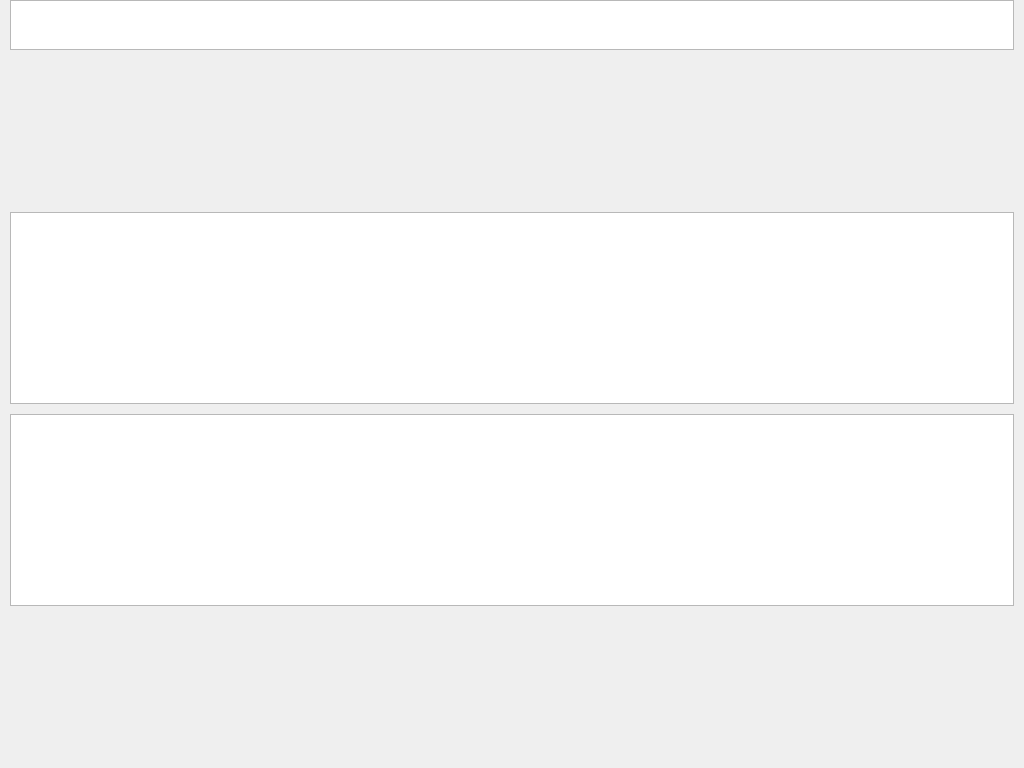
<?xml version="1.0" encoding="UTF-8"?>
<ui version="4.0">
 <class>Window</class>
 <widget class="QMainWindow" name="Window">
  <property name="geometry">
   <rect>
    <x>0</x>
    <y>0</y>
    <width>1024</width>
    <height>768</height>
   </rect>
  </property>
  <property name="windowTitle">
   <string>Window</string>
  </property>
  <widget class="QWidget" name="centralWidget">
   <layout class="QVBoxLayout" name="verticalLayout">
    <property name="spacing">
     <number>0</number>
    </property>
    <property name="leftMargin">
     <number>0</number>
    </property>
    <property name="topMargin">
     <number>0</number>
    </property>
    <property name="rightMargin">
     <number>0</number>
    </property>
    <property name="bottomMargin">
     <number>0</number>
    </property>
    <item>
     <widget class="QStackedWidget" name="stackedWidget">
      <widget class="QWidget" name="page">
       <property name="styleSheet">
        <string notr="true">#page
{
border-image: url(:/img/img/background.png);
}</string>
       </property>
       <layout class="QVBoxLayout" name="verticalLayout_2">
        <property name="spacing">
         <number>10</number>
        </property>
        <property name="sizeConstraint">
         <enum>QLayout::SetNoConstraint</enum>
        </property>
        <property name="leftMargin">
         <number>10</number>
        </property>
        <property name="topMargin">
         <number>0</number>
        </property>
        <property name="rightMargin">
         <number>10</number>
        </property>
        <property name="bottomMargin">
         <number>10</number>
        </property>
        <item>
         <widget class="Tittle" name="title">
          <property name="maximumSize">
           <size>
            <width>16777215</width>
            <height>50</height>
           </size>
          </property>
         </widget>
        </item>
        <item>
         <spacer name="verticalSpacer">
          <property name="orientation">
           <enum>Qt::Vertical</enum>
          </property>
          <property name="sizeHint" stdset="0">
           <size>
            <width>20</width>
            <height>40</height>
           </size>
          </property>
         </spacer>
        </item>
        <item>
         <widget class="LinkModel" name="linkModel_1">
          <property name="maximumSize">
           <size>
            <width>16777215</width>
            <height>700</height>
           </size>
          </property>
          <property name="lineWidth">
           <number>0</number>
          </property>
         </widget>
        </item>
        <item>
         <widget class="LinkModel" name="linkModel_2"/>
        </item>
        <item>
         <spacer name="verticalSpacer_2">
          <property name="orientation">
           <enum>Qt::Vertical</enum>
          </property>
          <property name="sizeHint" stdset="0">
           <size>
            <width>20</width>
            <height>40</height>
           </size>
          </property>
         </spacer>
        </item>
       </layout>
      </widget>
      <widget class="QWidget" name="page_2"/>
     </widget>
    </item>
   </layout>
  </widget>
 </widget>
 <layoutdefault spacing="6" margin="11"/>
 <customwidgets>
  <customwidget>
   <class>LinkModel</class>
   <extends>QTextBrowser</extends>
   <header>UI/main/linkmodel.h</header>
  </customwidget>
  <customwidget>
   <class>Tittle</class>
   <extends>QTextBrowser</extends>
   <header>UI/main/tittle.h</header>
  </customwidget>
 </customwidgets>
 <resources/>
 <connections/>
</ui>
